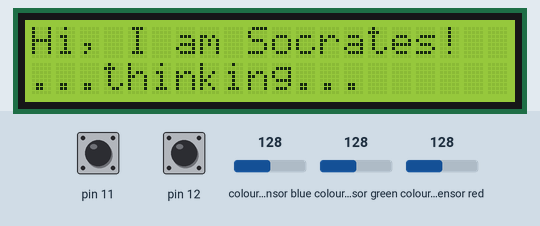
Simulated run of this sketch. Board: Arduino Uno, built with avr-gcc and run on an emulated ATmega328P. Shown: 20×2 character LCD. Inputs (shaded band) come from the test bench; at power-on: pin 11 HIGH, pin 12 HIGH, colour sensor blue 128, colour sensor green 128, colour sensor red 128. Random numbers use the default seed unless the sketch sets one; what the sketch prints to the serial monitor is not drawn.

Above: at 1.2 s.
1.3 s: pin 11 pulled LOW for 2.15 s
At 2.0 s:
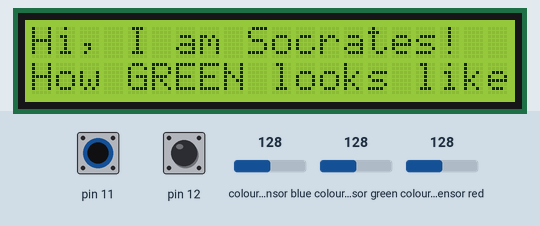
At 4.7 s:
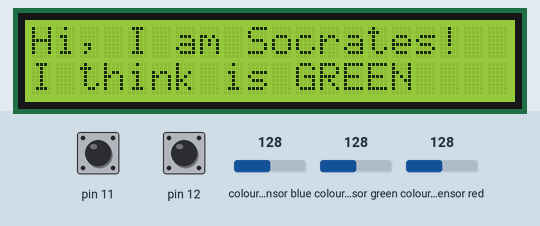
9.1 s: pin 12 pulled LOW for 2.15 s
At 10.5 s:
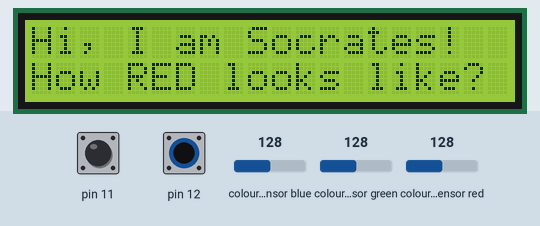
Timing chart, 0 to 12.1 s (numbered marks = the images above; inputs shaded):
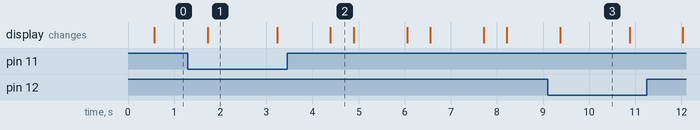

The sketch:

daltonic_assistant_monitor.ino
```cpp
#include "Perceptron.h"
#include "Adafruit_TCS34725.h"
#include <LiquidCrystal.h>

Adafruit_TCS34725 tcs = Adafruit_TCS34725(TCS34725_INTEGRATIONTIME_50MS, TCS34725_GAIN_4X);

uint16_t clear, red, green, blue ;

//we will use one perceptron with 3 inputs (Red, green, blue)
perceptron colorPerceptron(3);//fourth is for bias

// initialize the library with the numbers of the interface pins
LiquidCrystal lcd(7, 6, 5, 4, 3, 2);


bool serial_only_values = true;

// TODO Extension so to evaluate prediction accuracy
//const int prediction_cycles = 200;
//short int prediction_labels[prediction_cycles];
//short int prediction_guesses[prediction_cycles];
//short int prediction_ctr = 0;

void setup() {

  //Initialize serial connection (9600 bits per second)
  Serial.begin(9600);


  //Initializes color sensor
  if (tcs.begin()) {
    //Serial.println("Color sensor found!");
    }
  else {
    //Serial.println("No TCS34725 found ... check your connections");
    }

  randomSeed(A0);
  colorPerceptron.randomize();//weight initialization

  //To control the LED from the INT pin, tie LED to INT.
  //Then you can call setInterrupt to turn it on/off.
  //just give it at least 50ms to stabilize before you take a reading!
  // so no need to connect the led to any arduino pin - just use the INT output of color sensor and connect it to the led output of color sensor


  // Initialize input buttons info
  pinMode(12, INPUT_PULLUP);
  pinMode(11, INPUT_PULLUP);

  //Initialize LCD screen
  // set up the LCD's number of columns and rows:
  lcd.begin(20, 2);
  lcd.print("Hi, I am Socrates!");

}

void loop() {

  delay(500);
  lcd.clear();
  lcd.print("Hi, I am Socrates!");
  lcd.setCursor(0, 1);
  lcd.print("...thinking...");

  delay(1000);

  tcs.setInterrupt(false);
  delay(100); // takes 50ms for a reading
  tcs.getRawData(&red, &green, &blue, &clear);
  tcs.setInterrupt(true);

  //convert then in values from 0 to 255
  uint32_t sum = clear;
  float r, g, b;
  r = red; r /= sum;
  g = green; g /= sum;
  b = blue; b /= sum;
  r *= 256; g *= 256; b *= 256;


  // store in perceptron inputs
  colorPerceptron.inputs[0] = r;
  colorPerceptron.inputs[1] = g;
  //colorPerceptron.inputs[2] = b; //we do not need blue in daltonic assistant
 //colorPerceptron.inputs[2] = 0;


  float guess = colorPerceptron.feedForward();

  if (guess ==1) {
    //Serial.println("I think is RED");
    lcd.setCursor(0, 1);
    lcd.print("I think is RED");
  }
  else{
    //Serial.println("I think is GREEN");
    lcd.setCursor(0, 1);
    lcd.print("I think is GREEN");
  }

  // Train RED
  if (digitalRead(12) == 0) {
    //Serial.println("How RED looks like?");
    lcd.setCursor(0, 1);
    lcd.print("How RED looks like?");
    colorPerceptron.train(1, guess);

    delay(1000);
    Serial.print("training"); Serial.print(",");  Serial.print(r); Serial.print(","); Serial.print(g); Serial.print(","); Serial.print("r");
    Serial.print(","); Serial.print(colorPerceptron.weights[0]); Serial.print(","); Serial.print(colorPerceptron.weights[1]); Serial.print(","); Serial.println(colorPerceptron.weights[3]);

    //update the performance
    //prediction_ctr += 1;
    //prediction_labels[prediction_ctr] = 1;
    //prediction_guesses[prediction_ctr] = guess;

  }
  else if (digitalRead(11) == 0) {
    //Serial.println("How GREEN looks like?");
    lcd.setCursor(0, 1);
    lcd.print("How GREEN looks like?");
    colorPerceptron.train(-1, guess);
    delay(1000);
    Serial.print("training"); Serial.print(",");  Serial.print(r); Serial.print(","); Serial.print(g); Serial.print(","); Serial.print("g");
    Serial.print(","); Serial.print(colorPerceptron.weights[0]); Serial.print(","); Serial.print(colorPerceptron.weights[1]); Serial.print(","); Serial.println(colorPerceptron.weights[3]);

    //update the performance
    //prediction_ctr += 1;
    //prediction_labels[prediction_ctr] = 1;
    //prediction_guesses[prediction_ctr] = guess;

 }
 else{
    Serial.print("reading"); Serial.print(","); Serial.print(r); Serial.print(","); Serial.print(g);  Serial.print(","); Serial.println("b");
    }


/*
   //Calculate the prediction efficiency
   int guess_total = 0;
   int label_total = 0;
   float prediction_accuracy = 0;
   for(int i = 0; i <= prediction_ctr; i++)
    {
    guess_total = guess_total + prediction_guesses[i];
    label_total = label_total + prediction_labels[i];
    }
   lcd.setCursor(0, 1);
   lcd.print(guess_total);
 */

}
```

Perceptron.h
```cpp
/*Tomas de Camino Beck
Class Perceptron for machine learning

Ussage:
1.Create object class perceptron, e.g. perceptron p1(number of inputs)
2. Randomize weights,  p1.randomize();
3. In loop update inputs e.g. p1.inputs[0] = analogRead...; p1.inputs[2] = analogRead...
4. Make a guess store in variable e.g. float guess = p1.feedForward();
5. Train compared obtained with some desired e.g. p1.train(desired, obtained);

Made for teaching poruposes www.funcostarica.org
*/
//**************Class perceptron*************
class perceptron
{

  const float c = 0.008;//constante de aprendizaje

 public:
  //arrays that hold inputs and weights
  float* inputs;
  float* weights;
  int n; //numero de entradas

  perceptron(int ninputs) {
    n = ninputs;
    inputs = new float[n];
    weights = new float[n];
    inputs[n - 1] = 1;//bias
    for (int i = 0; i < n; i++) {
      // The weights are picked randomly to start.
      //a trick to get values from -1 to 1
      weights[i] = (float)random(-1000, 1000) / 1000;
    }
  }

  //reset weights to random values
  void randomize() {
    for (int i = 0; i < n; i++) {
      // The weights are picked randomly to start.
      weights[i] = (float)random(-1000, 1000) / 1000;
    }
  }

  //training function
  void train(int desired, float guess) {
    float error = desired - guess;
    for (int i = 0; i < n; i++) {
      weights[i] += c * error * inputs[i];
    }
  }

  //forward function
  float feedForward() {
    float sum = 0;
    for (int i = 0; i < n; i++) {
      sum += inputs[i] * weights[i];
    }

    return activate(sum);
  }


  float weightedSum() {
    float sum = 0;
    for (int i = 0; i < n; i++) {
      sum += inputs[i] * weights[i];
    }

    return sum;
  }


 private:
  //activation function
  int activate(float sum) {
    //regresa 1 si es positivo, -1 si negativo.
    if (sum > 0) {
      return 1;
    }
    else {
      return -1;
    }
  }


};
```

Measured:
- what the display in image 1 shows lasts 1.5 s, from 1.7 s to 3.2 s
- what the display in image 2 shows lasts 0.5 s, from 4.4 s to 4.9 s
